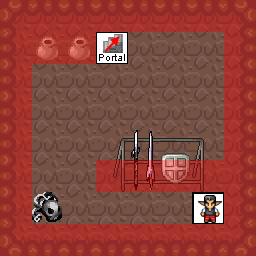

Tiled map render using the project's own tile images. Description and the map definition, with tile-layer contents summarised, below:
An orthogonal 8x8 tile map with 32x32 px tiles, 9 tile layers (0_floor, 1_terrain, 2_object, 3_roof, ...), 12 tilesets.

<map version="0.99b" orientation="orthogonal" width="8" height="8" tilewidth="32" tileheight="32">
 <properties>
  <property name="x" value="500000" />
  <property name="y" value="500000" />
 </properties>
 <tileset name="Outside 0" firstgid="1" tilewidth="32" tileheight="32">
  <image source="../../zelda_outside_0_chipset.png" trans="ffffff" />
 </tileset>
 <tileset name="Outside 1" firstgid="481" tilewidth="32" tileheight="32">
  <image source="../../zelda_outside_1_chipset.png" trans="ffffff" />
 </tileset>
 <tileset name="Dungeon 0" firstgid="961" tilewidth="32" tileheight="32">
  <image source="../../zelda_dungeon_0_chipset.png" trans="ff00ff" />
 </tileset>
 <tileset name="Dungeon 1" firstgid="1441" tilewidth="32" tileheight="32">
  <image source="../../zelda_dungeon_1_chipset.png" trans="ff00ff" />
 </tileset>
 <tileset name="Interior 0" firstgid="1921" tilewidth="32" tileheight="32">
  <image source="../../zelda_interior_0_chipset.png" trans="ff00ff" />
 </tileset>
 <tileset name="Navigation" firstgid="2401" tilewidth="32" tileheight="32">
  <image source="../../zelda_navigation_chipset.png" />
 </tileset>
 <tileset name="Objects" firstgid="2402" tilewidth="32" tileheight="32">
  <image source="../../zelda_objects_chipset.png" />
 </tileset>
 <tileset name="Collision" firstgid="2602" tilewidth="32" tileheight="32">
  <image source="../../zelda_collision_chipset.png" />
 </tileset>
 <tileset name="Buildings 0" firstgid="2604" tilewidth="32" tileheight="32">
  <image source="../../zelda_building_0_tileset.png" />
 </tileset>
 <tileset name="Outside 2" firstgid="3084" tilewidth="32" tileheight="32">
  <image source="../../zelda_outside_2_chipset.png" />
 </tileset>
 <tileset name="Interior 1" firstgid="3564" tilewidth="32" tileheight="32">
  <image source="../../zelda_interior_1_chipset.png" />
 </tileset>
 <tileset name="Untitled" firstgid="4044" tilewidth="32" tileheight="32">
  <image source="../../zelda_monsters_chipset.png" />
 </tileset>
 <layer name="0_floor" width="8" height="8">
  <data>[64 cells, 64 non-empty, 1 distinct tile ids]</data>
 </layer>
 <layer name="1_terrain" width="8" height="8">
  <data>[64 cells, 36 non-empty, 15 distinct tile ids]</data>
 </layer>
 <layer name="2_object" width="8" height="8">
  <data>[64 cells, 0 non-empty, 0 distinct tile ids]</data>
 </layer>
 <layer name="3_roof" width="8" height="8">
  <data>[64 cells, 4 non-empty, 4 distinct tile ids]</data>
 </layer>
 <layer name="4_roof_add" width="8" height="8">
  <data>[64 cells, 0 non-empty, 0 distinct tile ids]</data>
 </layer>
 <layer name="objects" width="8" height="8">
  <data>[64 cells, 2 non-empty, 2 distinct tile ids]</data>
 </layer>
 <layer name="collision" width="8" height="8" opacity="0.37">
  <data>[64 cells, 34 non-empty, 1 distinct tile ids]</data>
 </layer>
 <layer name="navigation" width="8" height="8">
  <data>[64 cells, 0 non-empty, 0 distinct tile ids]</data>
 </layer>
 <layer name="protection" width="8" height="8">
  <data>[64 cells, 0 non-empty, 0 distinct tile ids]</data>
 </layer>
</map>
